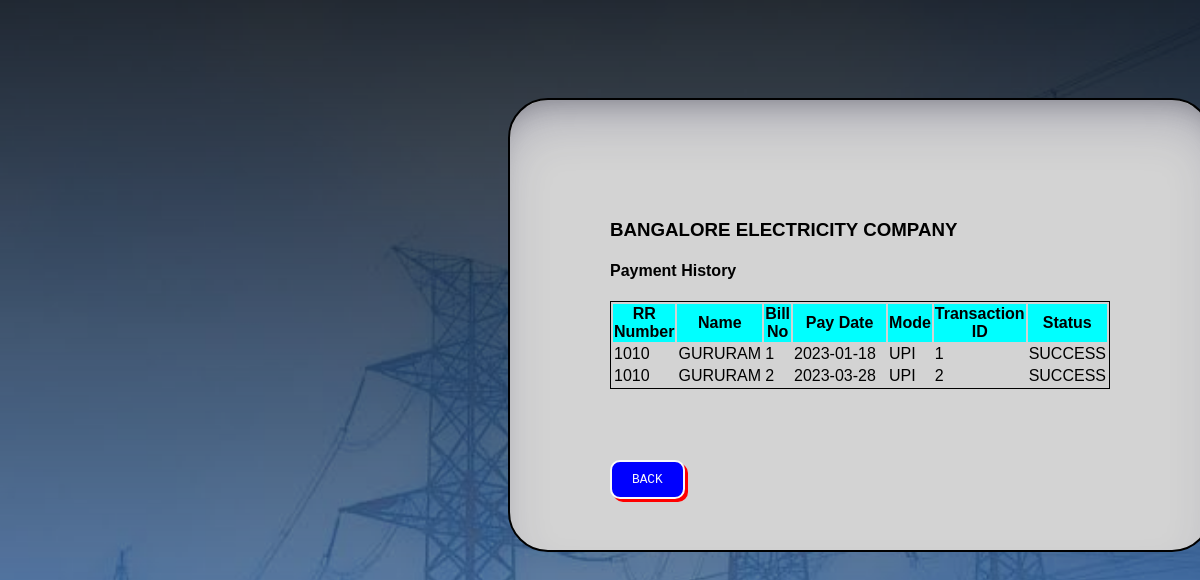
/viewtransactions.php (signed in), run on the app's committed database.
### tables this page shows
CREATE TABLE `pay_online` (
  `RR_NO` int(11) DEFAULT NULL,
  `BILL_NO` int(11) DEFAULT NULL,
  `PREST_DATE` date DEFAULT NULL,
  `PMT_MODE` varchar(6) DEFAULT NULL,
  `TRANSACTION_ID` int(13) NOT NULL,
  `STATUS` varchar(7) DEFAULT NULL
);

CREATE TABLE `consumer` (
  `CONS_ID` bigint(20) DEFAULT NULL,
  `RR_NO` int(11) NOT NULL,
  `C_NAME` varchar(20) DEFAULT NULL,
  `TF_CODE` varchar(20) DEFAULT NULL,
  `SUB_CODE` varchar(50) DEFAULT NULL,
  `C_ADDRESS` varchar(50) DEFAULT NULL,
  `EMAIL_ID` varchar(50) DEFAULT NULL,
  `DISCOUNT` double DEFAULT NULL,
  `PASS` varchar(20) NOT NULL
);

### viewtransactions.php (the view, shortened to what this page needs)
<?php
    $con = mysqli_connect("localhost","root","","electricity");
    if (!$con){
        die("connection failed");
    }
    else{
?>
<!DOCTYPE html>
<html lang="en">
    <head>
      <link href="view.css" rel="stylesheet">
    </head>
        <body>
            <br><br><br><br><br>
            <div>
            <h3 style="font-family: Arial, Helvetica, sans-serif;">BANGALORE ELECTRICITY COMPANY</h3>
                <h4>Payment History</h4>
    <table style="border:1px solid black;width:600px; width: 100%;
      height: 20%;margin-left:auto; margin-right:auto;">
    <tr bgcolor="aqua"  >
        <th >RR Number</th>
        <th>Name</th>
        <th >Bill No</th>
        <th style="width:200px">Pay Date</th>
        <th>Mode</th>
        <th>Transaction ID</th>
        <th>Status</th>
    </tr>
    <?php
        $rrnum = $_SESSION['rrnum'];
        $queryview = "SELECT C.C_NAME,C.RR_NO,P.BILL_NO,P.PREST_DATE,P.PMT_MODE,P.TRANSACTION_ID,P.STATUS FROM CONSUMER C JOIN PAY_ONLINE P ON C.RR_NO=P.RR_NO WHERE C.RR_NO=$rrnum;";
        $resultview = mysqli_query($con,$queryview);
        while($row = mysqli_fetch_assoc($resultview)) {
        ?><tr><td><?php echo $row['RR_NO']?></td>
        <td><?php echo $row['C_NAME']?></td>
        <td ><?php echo $row['BILL_NO']?></td>
        <td ><?php echo $row['PREST_DATE']?></td>
        <td><?php echo $row['PMT_MODE']?></td>
        <td><?php echo $row['TRANSACTION_ID']?></td>
        <td><?php echo $row['STATUS']?></td></tr>
         <?php
        }
}
?>
</table>
<br><br>
<a href="customer.php"><button  class="my-button">Back</button></a>
</div>
</body>
</html>

### view.css (style rules this page uses)
body { width: 100%; height: 100vh; background-image:linear-gradient(rgba(0,0,0,0.8),rgba(0,0,0,0.2)), url("dbms.jpg"); background-size: cover; font-family: sans-serif; }
div { border: 2px solid black; width: 500px; height:1000px; padding: 100px; float: left; margin-left: 500px; width: 500px; height:250px; border-radius: 40px; background: lightgrey; box-shadow: rgba(50, 50, 93, 0.25) 0px 30px 50px -12px inset, rgba(0, 0, 0, 0.3) 0px 18px 26px -18px inset; margin-right: 120px; }
.my-button { font-family: monospace; font-size: 0.8rem; color: #FAFAFA; text-transform: uppercase; padding: 10px 20px; border-radius: 10px; border: 2px solid #FAFAFA; background:blue; box-shadow: 3px 3px red; cursor: pointer; margin: 35px 0; }

### data on the page
pay_online: RR_NO.RR_NO "1010", RR_NO.C_NAME "GURURAM", BILL_NO "1", PREST_DATE "2023-01-18", PMT_MODE "UPI", TRANSACTION_ID "1", STATUS "SUCCESS"
pay_online: RR_NO.RR_NO "1010", RR_NO.C_NAME "GURURAM", BILL_NO "2", PREST_DATE "2023-03-28", PMT_MODE "UPI", TRANSACTION_ID "2", STATUS "SUCCESS"
